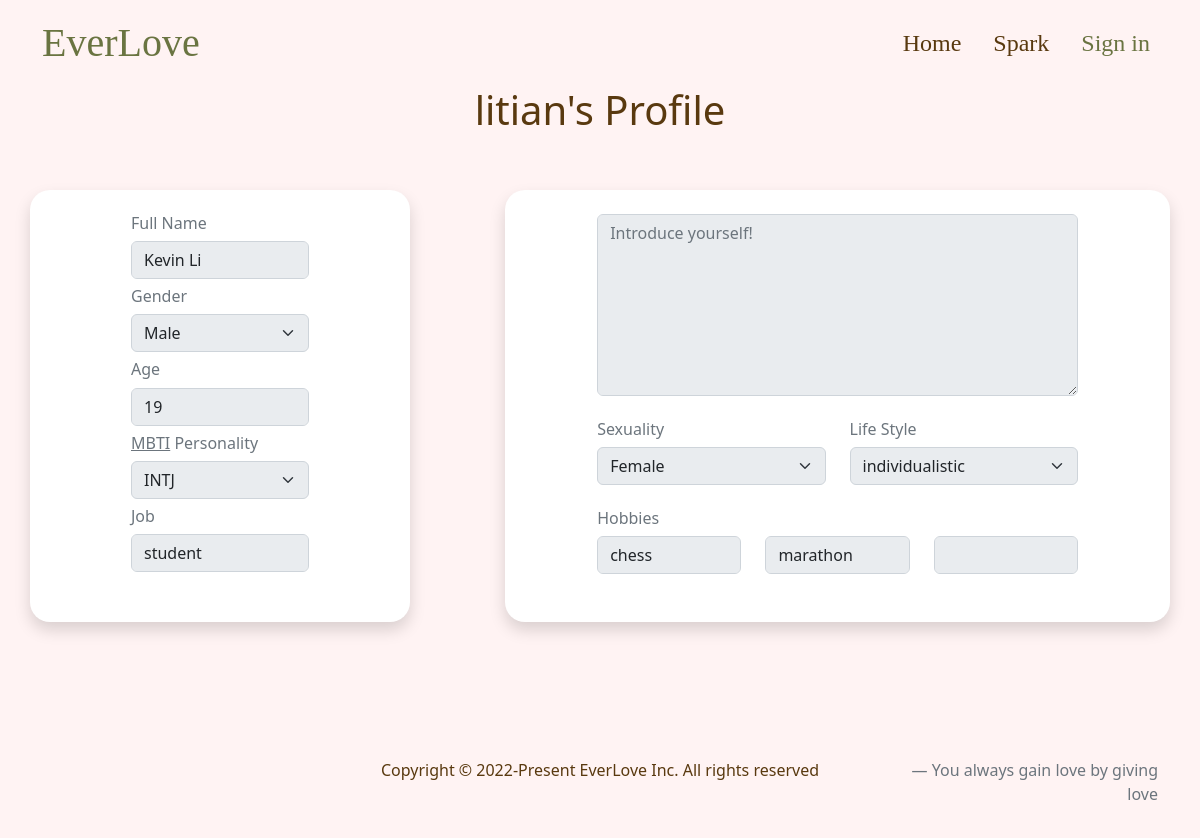
The page /profile/litian on the database as committed earlier.
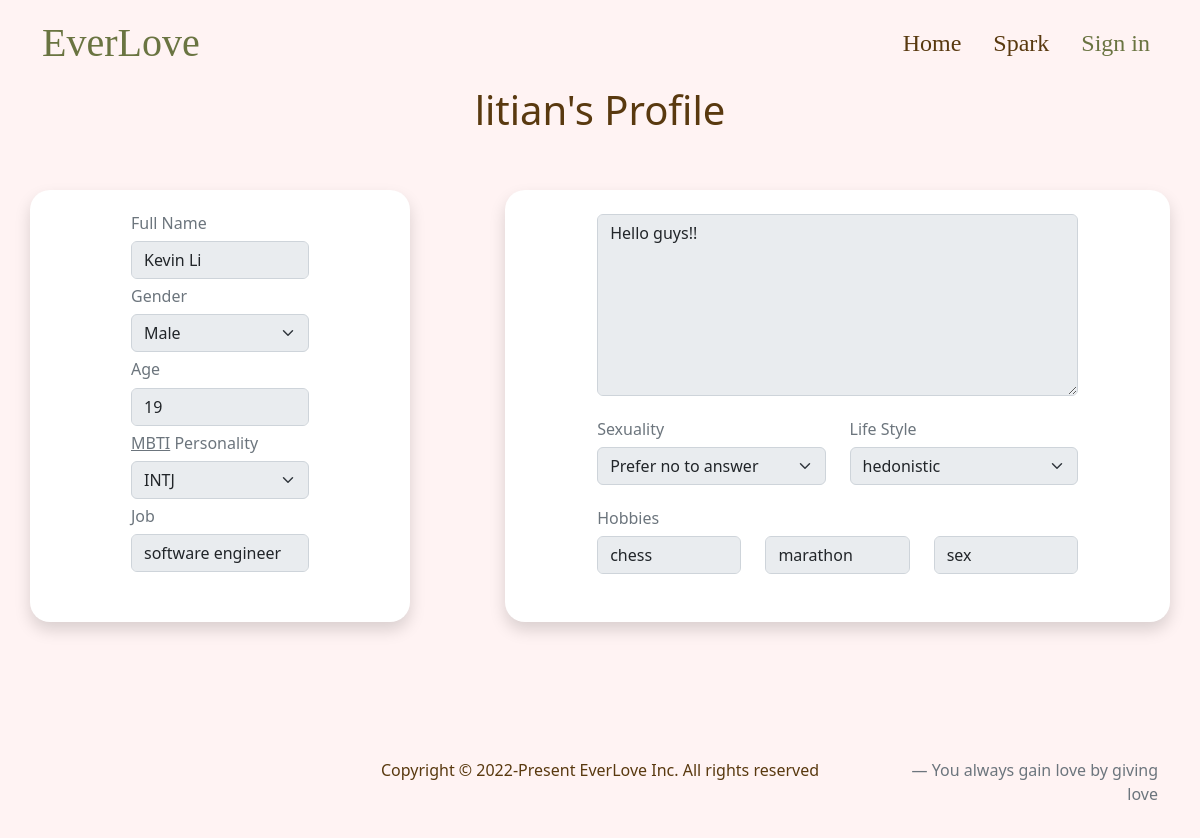
The same page on the database as committed later.
### web/models.py (models this page shows, shortened)
class User(AbstractUser):
    fullname = models.CharField(max_length=64, default='')
    gender = models.CharField(max_length=32,
                              choices=GENDER_CHOICES,
                              default='NA')
    age = models.IntegerField(blank=True, null=True)
    personality = models.CharField(max_length=4,
                                   choices=PERSONALITY_CHOICES,
                                   default='NA')
    job = models.ForeignKey(Job,
                            on_delete=models.SET_NULL,
                            blank=True,
                            null=True,
                            related_name="people")
    description = models.TextField(blank=True, null=True)
    sexuality = models.CharField(max_length=32,
                                 choices=GENDER_CHOICES,
                                 default='NA')
    lifestyle = models.CharField(max_length=3,
                                 choices=LIFE_STYLE_CHOICES,
                                 default='NA')

class Job(models.Model):
    name = models.CharField(max_length=64)

class Hobby(models.Model):
    name = models.CharField(max_length=64)
    def __str__(self):
        return f"{self.name}"

### web/views.py (the view, shortened to what this page needs)
# urls.py: path('profile/<str:username>', views.profile, name="profile"),
@csrf_exempt
def profile(request, username):
    if request.method == "GET":
        usr = User.objects.get(username=username)
        hobbies = [usr_hobby.hobby for usr_hobby in usr.hobbies.all()]
        hobby1 = (hobbies[0] if len(hobbies) >= 1 else None)
        hobby2 = (hobbies[1] if len(hobbies) >= 2 else None)
        hobby3 = (hobbies[2] if len(hobbies) == 3 else None)
        return render(
            request, "web/profile.html", {
                "usr": usr,
                "hobby1": hobby1,
                "hobby2": hobby2,
                "hobby3": hobby3,
                "personalities": PERSONALITY_CHOICES,
                "genders": GENDER_CHOICES,
                "lifestyles": LIFE_STYLE_CHOICES
            })

### web/templates/web/profile.html (shortened to what the changed rows need)
{% extends 'web/layout.html' %}
{% load static %}
{% block body %}
<section id="profile">
    <div class="container">
        <div class="text-center">
            <h1>{{ usr.username }}'s Profile</h1>
        </div>
        <form id="profile-form">
            <div class="row py-5 gy-4 text-center">
                <div class="col-10 offset-1 col-md-4 offset-md-0 bg-white shadow text-center py-4 rounded-custom">
                    <div class="text-start w-50 m-auto">
                        <h6 class="text-secondary">Full Name</h6>
                        <input class="form-control mb-2 bg-lighter-secondary" name="fullname"
                            value="{{ usr.fullname }}" />
                        <h6 class="text-secondary">Gender</h6>
                        <select class="form-select mb-2 bg-lighter-secondary" name="gender">
                            {% for gender_notation, gender in genders %}
                            {% if gender_notation == usr.gender %}
                            <option selected value="{{ gender_notation }}">{{ gender }}</option>
                            {% else %}
                            <option value="{{ gender_notation }}">{{ gender }}</option>
                            {% endif %}
                            {% endfor %}
                        </select>
                        <h6 class="text-secondary">Age</h6>
                        {% if usr.age %}
                        <input class="form-control mb-2 bg-lighter-secondary" name="age" value="{{ usr.age }}" />
                        {% else %}
                        <input class="form-control mb-2 bg-lighter-secondary" name="age" />
                        {% endif %}
                        <h6 class="text-secondary">
                            <a class="text-secondary" href="https://www.16personalities.com/personality-types">MBTI</a>
                            Personality
                        </h6>
                        <select class="form-select mb-2 bg-lighter-secondary" name="mbti">
                            {% for personality_notation, personality in personalities %}
                            {% if personality_notation == usr.personality %}
                            <option selected value="{{ personality_notation }}">{{ personality }}</option>
                            {% else %}
                            <option value="{{ personality_notation }}">{{ personality }}</option>
                            {% endif %}
                            {% endfor %}
                        </select>
                        <h6 class="text-secondary">Job</h6>
                        {% if usr.job %}
                        <input class="form-control mb-2 bg-lighter-secondary" name="job" value="{{ usr.job.name }}" />
                        {% else %}
                        <input class="form-control mb-2 bg-lighter-secondary" name="job" />
                        {% endif %}
                    </div>
                </div>
                <div class="col-10 offset-1 col-md-7 offset-md-1 bg-white shadow text-center py-4 rounded-custom">
                    <div class="text-start w-75 m-auto">
                        {% if usr.description %}
                        <textarea class="form-control mb-4 bg-lighter-secondary" name="description"
                            placeholder="Introduce yourself!" rows="7">{{ usr.description }}</textarea>
                        {% else %}
                        <textarea class="form-control mb-4 bg-lighter-secondary" name="description"
                            placeholder="Introduce yourself!" rows="7"></textarea>
                        {% endif %}
                        <div class="row">
                            <div class="col-md-6">
                                <h6 class="text-secondary">Sexuality</h6>
                                <select name="sexuality" class="form-select mb-4 bg-lighter-secondary">
                                    {% for gender_notation, gender in genders %}
                                    {% if gender_notation == usr.sexuality %}
                                    <option selected value="{{ gender_notation }}">{{ gender }}</option>
                                    {% else %}
                                    <option value="{{ gender_notation }}">{{ gender }}</option>
                                    {% endif %}
                                    {% endfor %}
                                </select>
                            </div>
                            <div class="col-md-6">
                                <h6 class="text-secondary">Life Style</h6>
                                <select name="lifestyle" class="form-select mb-4 bg-lighter-secondary">
                                    {% for life_notation, life in lifestyles %}
                                    {% if life_notation == usr.lifestyle %}
                                    <option selected value="{{ life_notation }}">{{ life }}</option>
                                    {% else %}
                                    <option value="{{ life_notation }}">{{ life }}</option>
                                    {% endif %}
                                    {% endfor %}
                                </select>
                            </div>
                        </div>
                        <div class="row">
                            <h6 class="text-secondary">Hobbies</h6>
                            {% if hobby1 is not None %}
                            <div class="col-md-4">
                            </div>
                            {% else %}
                            <div class="col-md-4">
                                <input type="text" name="hobby1" class="form-control mb-4 bg-lighter-secondary" />
                            </div>
                            {% endif %}
                            {% if hobby2 is not None %}
                            <div class="col-md-4">
                            </div>
                            {% else %}
                            <div class="col-md-4">
                                <input type="text" name="hobby2" class="form-control mb-4 bg-lighter-secondary" />
                            </div>
                            {% endif %}
                            {% if hobby3 is not None %}
                            <div class="col-md-4">
                                <input type="text" name="hobby3" class="form-control mb-4 bg-lighter-secondary"
                                    value="{{ hobby3 }}" />
                            </div>
                            {% else %}
                            <div class="col-md-4">
                                <input type="text" name="hobby3" class="form-control mb-4 bg-lighter-secondary" />
                            </div>
                            {% endif %}
                        </div>
                    </div>
                </div>
            </div>
        </form>
    </div>
</section>
{% endblock %}

Rows that differ between the two databases and show on the page:
changed User "litian": job "student" → "software engineer"; description (not shown) → "Hello guys!!"; sexuality "Female" → "Prefer no to answer"; lifestyle "individualistic" → "hedonistic"
now on this page (row unchanged): Hobby: hobby3 "sex"
